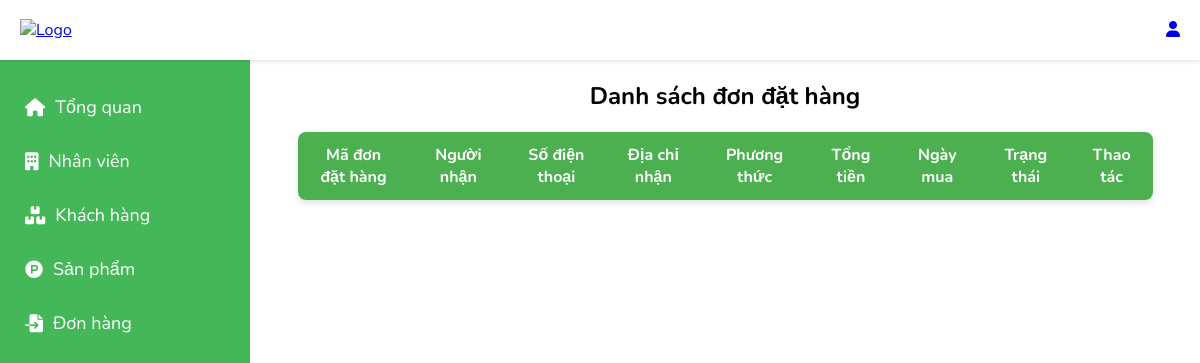
Page /admin/donhang on the earlier database version.
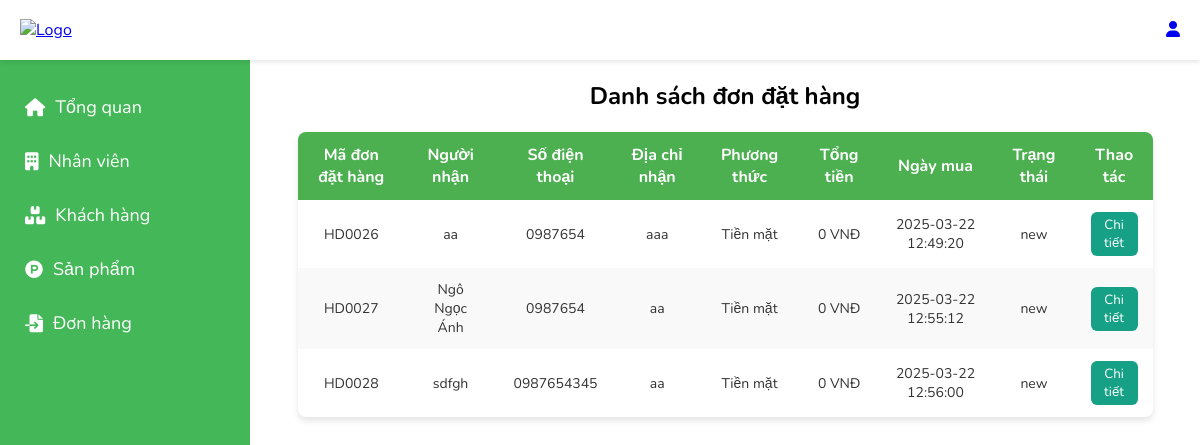
Same page on the later database version.
### tables this page shows
CREATE TABLE `hoadon` (
  `id` int(3) NOT NULL,
  `mahoadon` varchar(10) NOT NULL,
  `makhachhang` varchar(10) NOT NULL,
  `hoten_nhan` varchar(200) NOT NULL,
  `sdt_nhan` varchar(10) NOT NULL,
  `diachi_nhan` varchar(500) NOT NULL,
  `ngaytao` datetime NOT NULL,
  `tongtientruocgiam` decimal(10,2) NOT NULL,
  `giamgia` int(10) NOT NULL,
  `tongtiensaugiam` decimal(10,2) NOT NULL,
  `pttt` varchar(200) NOT NULL,
  `trangthai` varchar(10) NOT NULL DEFAULT 'new'
);

### core/controller.php (called while the page is built, shortened)
<?php
class controller {
    public function model($model) {
        return new $model();
    }
    public function view($view, $data=NULL) {
        require_once 'app/views/' . $view . '.php';
    }
}
?>

### app/Controllers/admincontroller.php (called while the page is built, shortened)
<?php
require_once 'core/Controller.php';
class adminController extends Controller
{
    private $adminModel;
    public function __construct()
    {
        $this->adminModel = $this->model('adminModel');
    }
    public function donhang()
    {
        $listddh = $this->adminModel->getddh();
        $chitietddh = $this->adminModel->chitietdonhang();
        $this->view('admin/listddh', ['listddh' => $listddh, 'ctddh' => $chitietddh]);
    }
}

### core/routers.php (called while the page is built, shortened)
<?php
    class Router {
        protected $action = 'trangchu';
        private function parseUrl($uri) {
            return explode('/', filter_var(rtrim($uri, '/'), FILTER_SANITIZE_URL));
        }
        public function dispatch($uri) {
            $url = $this->parseUrl($uri);
            if(file_exists('app/Controllers/' . $url[2] . 'Controller.php')) {
                unset($url[2]);
            }
            $this->controller = new $this->controller;
            if(isset($url[3])) {
                if(method_exists($this->controller, $url[3])) {
                    $this->action = $url[3];
                    unset($url[3]);
                }
            }
            unset($url[0]);
            unset($url[1]);
            $this->params = $url ? array_values($url) : [];
           call_user_func_array([$this->controller, $this->action], $this->params);
        }
    }
?>

### index.php (called while the page is built, shortened)
<?php
    require_once 'core/routers.php';
    $router = new Router();
    $router->dispatch($_SERVER['REQUEST_URI']);
?>

### core/model.php (called while the page is built, shortened)
<?php
class Model {
    public function __construct() {
            $this->con = new mysqli('localhost','root','','dtb1');
    }
}

### app/models/adminModel.php (called while the page is built, shortened)
<?php
require_once './core/model.php';
class adminModel extends Model {
    protected $tbldonhang = "hoadon";
public fUNCTION getddh(){
   $sql = "SELECT * FROM $this->tbldonhang";
   $result = $this->con->query($sql);
   return $result;
}
}
?>

### app/views/admin/listddh.php (the view, shortened to what this page needs)
<!DOCTYPE html>
<html lang="en">
  <head>
  </head>
  <body>
    <div class="detail">
      <main class="main-content">
          <h2 style="text-align: center;">Danh sách đơn đặt hàng</h2>
          <table>
            <thead>
              <tr>
                <th>Mã đơn đặt hàng </th>
                <th>Người nhận</th>
                <th>Số điện thoại</th>
                <th>Địa chỉ nhận</th>
                <th>Phương thức</th>
                <th>Tổng tiền</th>
                <th>Ngày mua</th>
                <th>Trạng thái</th>
                <th>Thao tác</th>
              </tr>
            </thead>
            <tbody>
                <?php
                $i=1;
                while($row=mysqli_fetch_array($listddh)){
                    ?>
              <tr>
                <td><?php echo $row['mahoadon']  ?></td>
                <td><?php echo $row['hoten_nhan']  ?></td>
                <td><?php echo $row['sdt_nhan']  ?></td>
                <td><?php echo $row['diachi_nhan']  ?></td>
                <td><?php if($row['pttt']=="tien_mat"){
                    echo "Tiền mặt";
                } else{
                    echo "Chuyển khoản";
                }   ?></td>
                <td><?php echo number_format($row['tongtiensaugiam'], 0, ',', '.'); ?> VNĐ</td>
                <td><?php echo $row['ngaytao']  ?></td>
                <td><?php echo $row['trangthai']  ?></td>
                <td>
                   <button onclick="openPopup('<?php echo $row['mahoadon']; ?>')"style="background-color: #16A085; color: white; border: none; padding: 4px 4px; border-radius: 6px; cursor: pointer;"> Chi tiết</button>
                </td>
              </tr>
              <?php $i++; }?>
            </tbody>
          </table>
      </main>
    </div>
  </body>
</html>

Differences in the rows shown:
added hoadon: mahoadon "HD0026", hoten_nhan "aa", sdt_nhan "0987654", diachi_nhan "aaa", pttt "Tiền mặt", tongtiensaugiam "0", ngaytao "2025-03-22 12:49:20", trangthai "new"
added hoadon: mahoadon "HD0027", hoten_nhan "Ngô Ngọc Ánh", sdt_nhan "0987654", diachi_nhan "aa", pttt "Tiền mặt", tongtiensaugiam "0", ngaytao "2025-03-22 12:55:12", trangthai "new"
added hoadon: mahoadon "HD0028", hoten_nhan "sdfgh", sdt_nhan "0987654345", diachi_nhan "aa", pttt "Tiền mặt", tongtiensaugiam "0", ngaytao "2025-03-22 12:56:00", trangthai "new"
